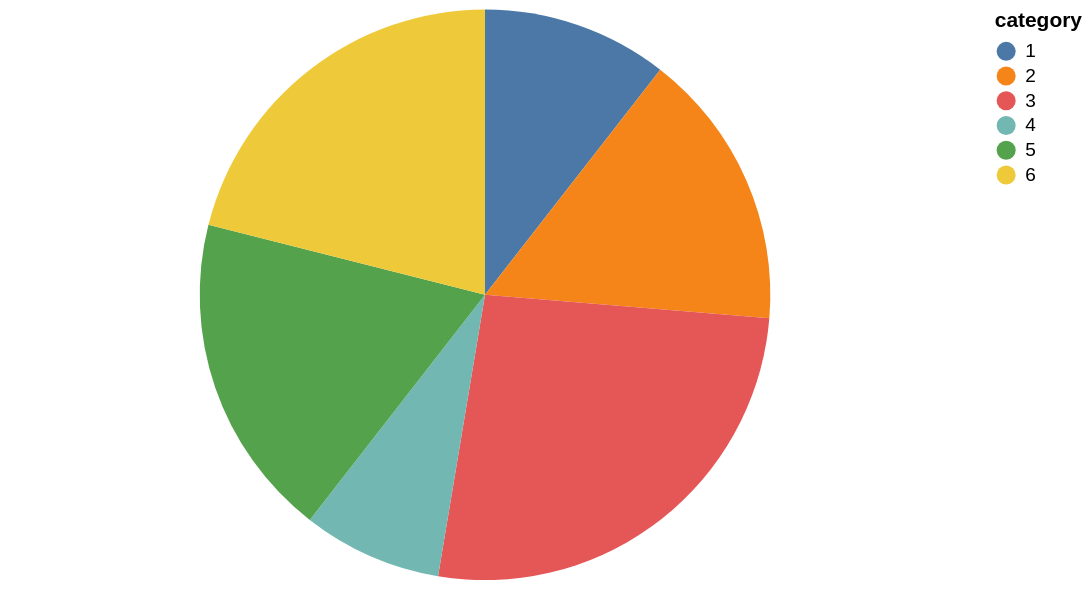

Vega-Lite specification stored for this chart:
### Vega-Lite specification from a JSON file in a GitHub repository (floating-point values rounded to 4 significant figures)
{"$schema": "https://vega.github.io/schema/vega-lite/v4.json", "description": "A simple pie chart with embedded data.", "width": 500, "height": 300, "data": {"values": [{"category": 1, "value": 4}, {"category": 2, "value": 6}, {"category": 3, "value": 10}, {"category": 4, "value": 3}, {"category": 5, "value": 7}, {"category": 6, "value": 8}]}, "mark": "arc", "encoding": {"theta": {"field": "value", "type": "quantitative"}, "color": {"field": "category", "type": "nominal"}}, "view": {"stroke": null}}
